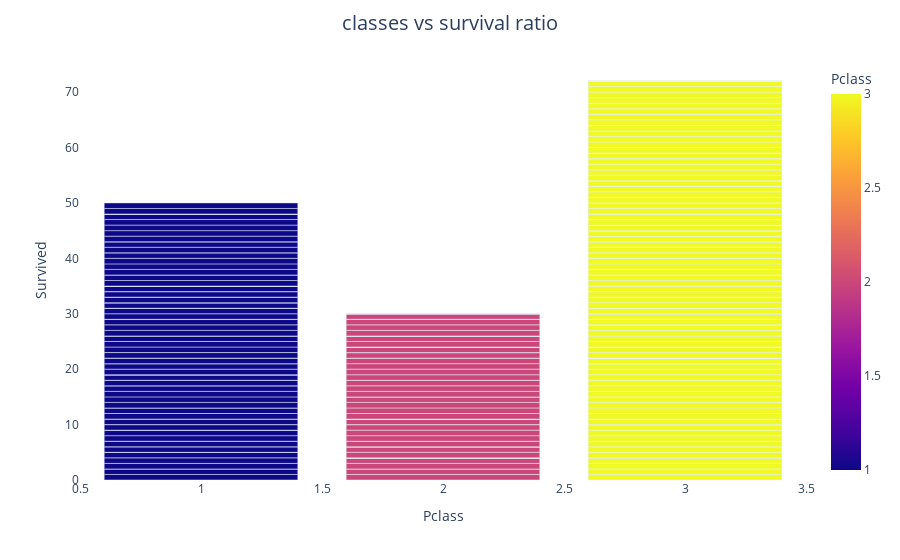

Notebook code cell kept with this figure:
### Code cell
rel_dur_rat = px.bar(df, x = 'Pclass', y = 'Survived', color = "Pclass")
rel_dur_rat.update_layout(title='classes vs survival ratio',
                          title_x=0.5,
                          title_pad=dict(t=20),
                          title_font=dict(size=20),
                          xaxis=dict(showgrid=False), 
                          yaxis=dict(showgrid=False),
                          plot_bgcolor = 'white')
rel_dur_rat.show()

### Figure 1 — Plotly figure (JSON) as saved in the notebook; plotly's stock layout.template omitted (floating-point values rounded to 4 significant figures; data arrays with more than 128 entries replaced by an {"elided": "..."} marker saying what was removed)
{"data": [{"alignmentgroup": "True", "hovertemplate": "Pclass=%{marker.color}<br>Survived=%{y}<extra></extra>", "legendgroup": "", "marker": {"color": {"elided": "418 int values"}, "coloraxis": "coloraxis", "pattern": {"shape": ""}}, "name": "", "offsetgroup": "", "orientation": "v", "showlegend": false, "textposition": "auto", "type": "bar", "x": {"elided": "418 int values"}, "xaxis": "x", "y": {"elided": "418 int values"}, "yaxis": "y"}], "layout": {"barmode": "relative", "coloraxis": {"colorbar": {"title": {"text": "Pclass"}}, "colorscale": [[0, "#0d0887"], [0.1111, "#46039f"], [0.2222, "#7201a8"], [0.3333, "#9c179e"], [0.4444, "#bd3786"], [0.5556, "#d8576b"], [0.6667, "#ed7953"], [0.7778, "#fb9f3a"], [0.8889, "#fdca26"], [1, "#f0f921"]]}, "legend": {"tracegroupgap": 0}, "margin": {"t": 60}, "plot_bgcolor": "white", "title": {"font": {"size": 20}, "pad": {"t": 20}, "text": "classes vs survival ratio", "x": 0.5}, "xaxis": {"anchor": "y", "domain": [0, 1], "showgrid": false, "title": {"text": "Pclass"}}, "yaxis": {"anchor": "x", "domain": [0, 1], "showgrid": false, "title": {"text": "Survived"}}}}
